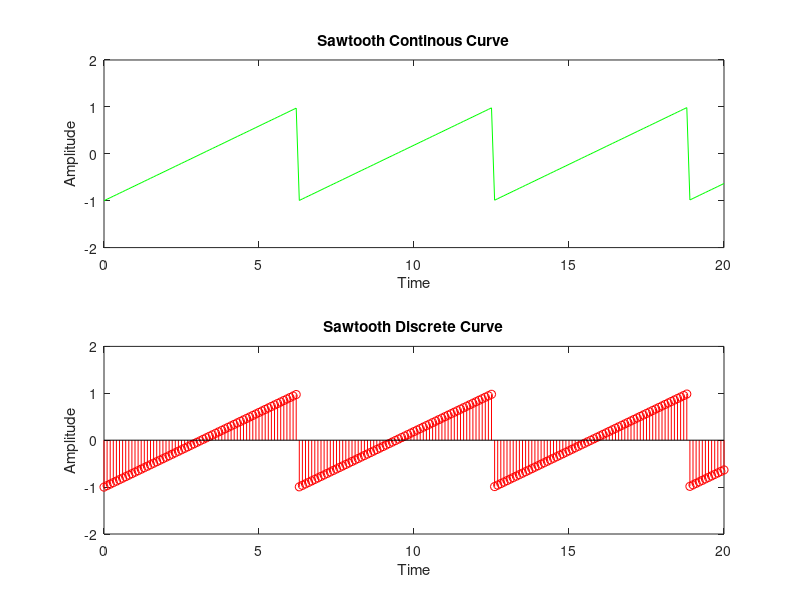

The MATLAB script that drew this image:
clc;
clear all;
close all;
x=0:0.1:20;
y=sawtooth(x);
subplot(2,1,1)
plot(x,y,'g')
title('Sawtooth Continous Curve')
xlabel('Time')
ylabel('Amplitude')
axis([0 20 -2 2])
subplot(2,1,2)
stem(x,y,'r')
xlabel('Time')
ylabel('Amplitude')
title('Sawtooth Discrete Curve')
axis([0 20 -2 2])

